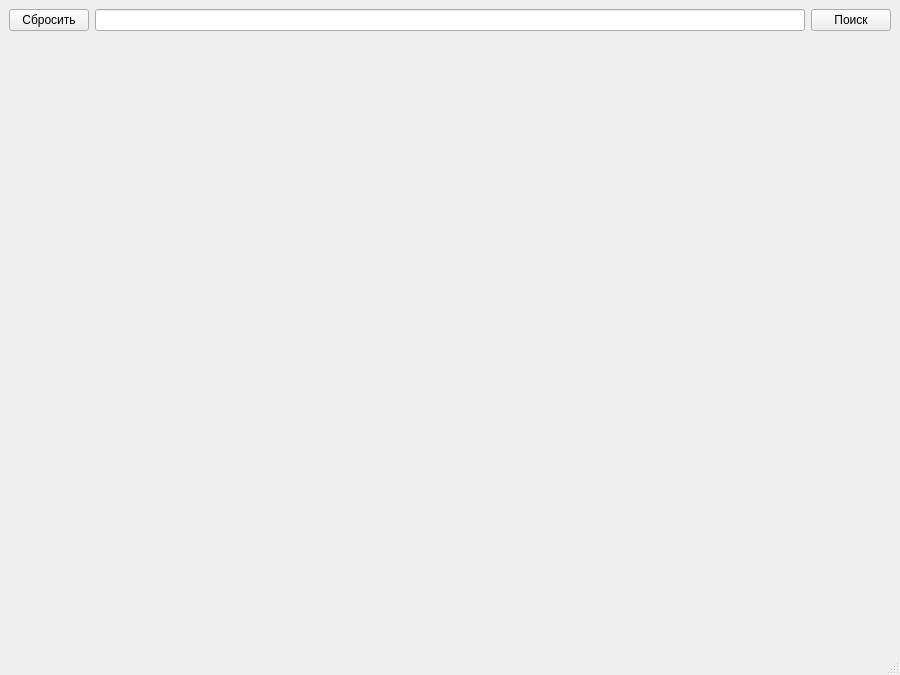
<?xml version="1.0" encoding="UTF-8"?>
<ui version="4.0">
 <class>MainWindow</class>
 <widget class="QMainWindow" name="MainWindow">
  <property name="geometry">
   <rect>
    <x>0</x>
    <y>0</y>
    <width>900</width>
    <height>675</height>
   </rect>
  </property>
  <property name="windowTitle">
   <string>MainWindow</string>
  </property>
  <widget class="QWidget" name="centralwidget">
   <layout class="QVBoxLayout" name="verticalLayout">
    <item>
     <layout class="QHBoxLayout" name="horizontalLayout">
      <item>
       <widget class="QPushButton" name="pushButton_2">
        <property name="text">
         <string>Сбросить</string>
        </property>
       </widget>
      </item>
      <item>
       <widget class="QLineEdit" name="lineEdit">
        <property name="inputMask">
         <string/>
        </property>
        <property name="text">
         <string/>
        </property>
        <property name="alignment">
         <set>Qt::AlignRight|Qt::AlignTrailing|Qt::AlignVCenter</set>
        </property>
        <property name="placeholderText">
         <string/>
        </property>
       </widget>
      </item>
      <item>
       <widget class="QPushButton" name="pushButton">
        <property name="text">
         <string>Поиск</string>
        </property>
       </widget>
      </item>
     </layout>
    </item>
    <item>
     <widget class="QLabel" name="image">
      <property name="text">
       <string/>
      </property>
     </widget>
    </item>
    <item>
     <spacer name="verticalSpacer">
      <property name="orientation">
       <enum>Qt::Vertical</enum>
      </property>
      <property name="sizeHint" stdset="0">
       <size>
        <width>20</width>
        <height>40</height>
       </size>
      </property>
     </spacer>
    </item>
   </layout>
  </widget>
  <widget class="QMenuBar" name="menubar">
   <property name="geometry">
    <rect>
     <x>0</x>
     <y>0</y>
     <width>900</width>
     <height>21</height>
    </rect>
   </property>
  </widget>
  <widget class="QStatusBar" name="statusbar"/>
 </widget>
 <resources/>
 <connections/>
</ui>
